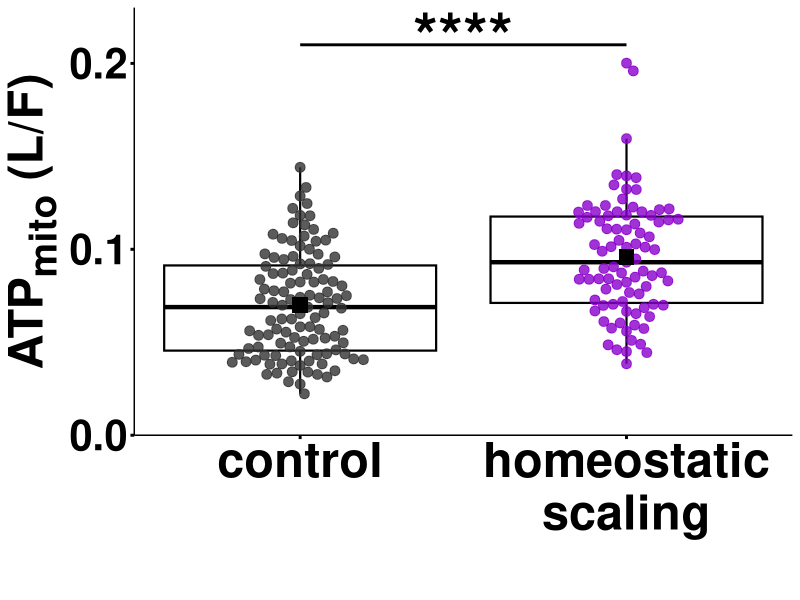
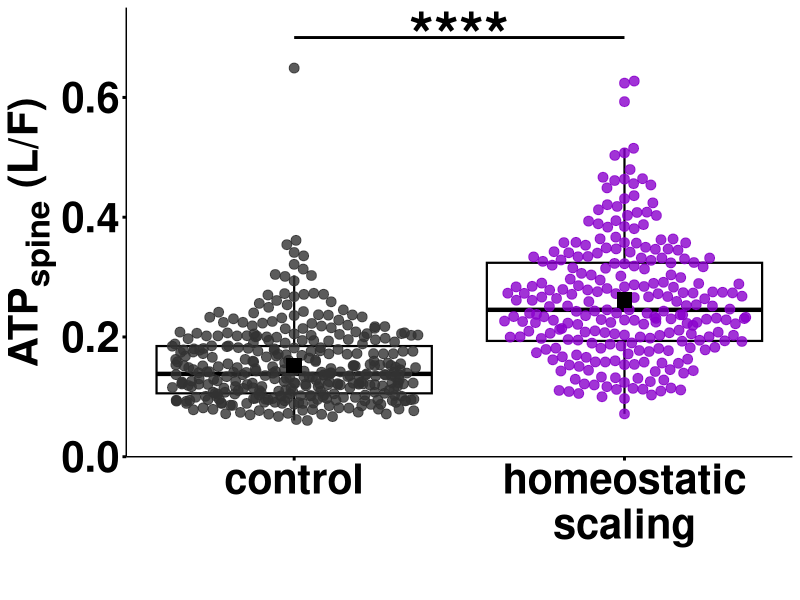
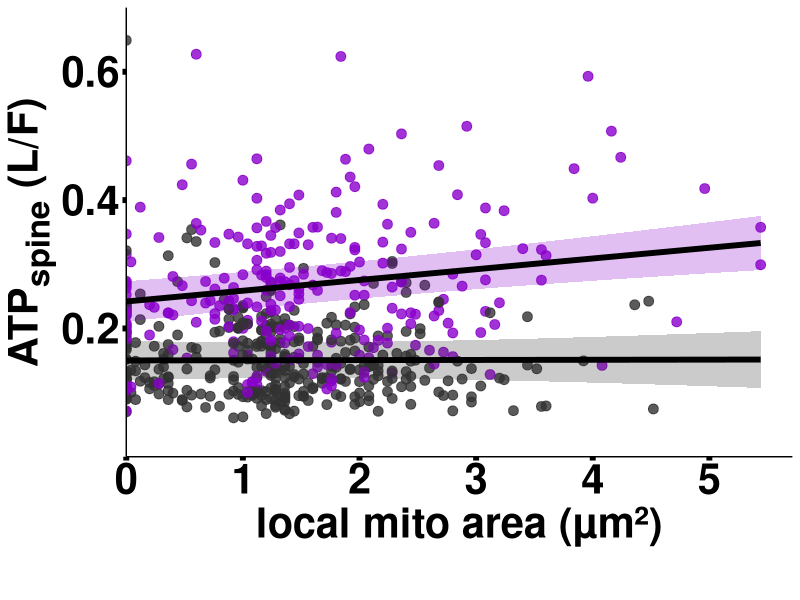

Source code (R) for these figures, in order:
## ---- chunk 1

# Global chunk options: hide messages & warnings everywhere
knitr::opts_chunk$set(
  message = FALSE,
  warning = FALSE,
  echo = TRUE
)
## ---- chunk 2
# === Libraries ===
library(dplyr)
library(readr)
library(ggplot2)
library(ggbeeswarm)
library(rstatix)
library(car)        # for Levene's test
library(ggtext)     # for element_markdown()

# === Load data (without Dish) ===
LbyF_df <- read_csv("./Mito LbyF.csv")
LbyF_df %>% arrange(Date, Condition, Cell)

# === Animals per condition (check) ===
LbyF_df %>%
  distinct(Date, Condition) %>%
  count(Condition, name = "n_animal")
# === Cells per condition (check) ===
LbyF_df %>%
  distinct(Date, Condition, Cell) %>%
  count(Condition, name = "n_cell")
# === Spines per condition (check) ===
LbyF_df %>%
  count(Condition, name = "n_mito")

# === Normality and test selection ===
if (TRUE) {
  
  # 1. Shapiro-Wilk test for normality per group
  shapiro_results <- LbyF_df %>%
    group_by(Condition) %>%
    summarise(
      shapiro_p = shapiro.test(LbyF)$p.value,
      .groups = "drop"
    )
  shapiro_results
  
  # 2. If all groups pass Shapiro -> check variance with Levene
  if (all(shapiro_results$shapiro_p > 0.05)) {
    levene <- leveneTest(LbyF ~ Condition, data = LbyF_df, center = median)
    levene
    
    # 3a. Equal variances -> Student’s t-test
    if (levene$`Pr(>F)`[1] > 0.05) {
      stat_res <- t.test(LbyF ~ Condition, data = LbyF_df, var.equal = TRUE)
      test_used <- "Student's t-test"
      
    # 3b. Unequal variances -> Welch’s t-test
    } else {
      stat_res <- t.test(LbyF ~ Condition, data = LbyF_df, var.equal = FALSE)
      test_used <- "Welch's t-test"
    }
    
  # 4. If any group fails Shapiro -> Wilcoxon rank-sum
  } else {
    stat_res <- wilcox.test(LbyF ~ Condition, data = LbyF_df, exact = FALSE)
    test_used <- "Wilcoxon rank-sum test"
  }
  
  # Output
  test_used
  stat_res
}

# === Prepare data for plotting ===
spacing_map <- c("Control" = 1, "TTX" = 2.2)
LbyF_df <- LbyF_df %>%
  filter(Condition %in% names(spacing_map)) %>%
  mutate(
    x_pos = spacing_map[Condition],
    Condition = factor(Condition, levels = c("Control", "TTX"))
  )

# === Build annotation (stars) ===
pval <- stat_res$p.value
p.signif <- case_when(
  pval < 0.0001 ~ "****",
  pval < 0.001  ~ "***",
  pval < 0.01   ~ "**",
  pval < 0.05   ~ "*",
  TRUE          ~ "ns"
)

test_results <- tibble(
  group1_x = spacing_map["Control"],
  group2_x = spacing_map["TTX"],
  y.position = 0.21,
  p.signif = p.signif
)

# === Final plot ===
ggplot(LbyF_df, aes(x = x_pos, y = LbyF, color = Condition)) +
  geom_boxplot(aes(group = x_pos), fill = NA, width = 1,
               outlier.shape = NA, size = 0.75, color = "black") +
  geom_beeswarm(cex = 3, priority = "random", size = 3, alpha = 0.8, corral = "random") +
  stat_summary(fun = mean, geom = "point", shape = 15, size = 5, color = "black") +
  geom_segment(data = test_results,
               aes(x = group1_x, xend = group2_x, y = y.position, yend = y.position),
               inherit.aes = FALSE, size = 1, color = "black") +
  geom_text(data = test_results,
            aes(x = (group1_x + group2_x)/2, y = y.position + 0.005, label = p.signif),
            inherit.aes = FALSE, size = 16, fontface = "bold") +
  scale_x_continuous(breaks = c(1, 2.2),
                     labels = c("control", "homeostatic\nscaling")) +
  scale_color_manual(values = c("grey20", "#8A00CB")) +
  scale_y_continuous(
    breaks = c(0, 0.1, 0.2),
    expand = c(0, 0)
  ) +
  coord_cartesian(ylim = c(0, 0.23)) +
  labs(x = "", y = "ATP<sub>mito</sub> (L/F)") +
  theme_classic() +
  theme(
    axis.title.y = element_markdown(),
    panel.grid = element_blank(),
    panel.background = element_rect(fill = "transparent"),
    plot.background = element_rect(fill = "transparent", color = NA),
    legend.position = "none",
    text = element_text(size = 35, color = "black", face = "bold"),
    axis.text.x = element_text(size = 35, face = "bold", color = "black"),
    axis.text.y = element_text(size = 30, face = "bold", color = "black"),
    axis.ticks = element_line(size = 1, color = "black"),
    axis.line = element_line(size = 0.5, colour = "black")
  )

## ---- chunk 3
# === Libraries ===
library(dplyr)
library(readr)
library(ggplot2)
library(ggbeeswarm)
library(rstatix)
library(car)        # for Levene's test
library(ggtext)     # for element_markdown()
library(emmeans)
library(lme4)
library(lmerTest)

# === Load data (without Dish) ===
LbyF_df <- read_csv("./Spine LbyF.csv")%>% 
  filter(Condition %in% c("Control", "TTX"))
LbyF_df%>% arrange(Date, Condition, Cell)
# === Animals per condition (check) ===
LbyF_df %>%
  distinct(Date, Condition) %>%
  count(Condition, name = "n_animal")
# === Cells per condition (check) ===
LbyF_df %>%
  distinct(Date, Condition, Dish, Cell) %>%
  count(Condition, name = "n_cell")
# === Spines per condition (check) ===
LbyF_df %>%
  count(Condition, name = "n_spines")

# === Normality and test selection ===
if (TRUE) {
  
  # 1. Shapiro-Wilk test for normality per group
  shapiro_results <- LbyF_df %>%
    group_by(Condition) %>%
    summarise(
      shapiro_p = shapiro.test(LbyF)$p.value,
      .groups = "drop"
    )
  shapiro_results
  
  # 2. If all groups pass Shapiro -> check variance with Levene
  if (all(shapiro_results$shapiro_p > 0.05)) {
    levene <- leveneTest(LbyF ~ Condition, data = LbyF_df, center = median)
    levene
    
    # 3a. Equal variances -> Student’s t-test
    if (levene$`Pr(>F)`[1] > 0.05) {
      stat_res <- t.test(LbyF ~ Condition, data = LbyF_df, var.equal = TRUE)
      test_used <- "Student's t-test"
      
    # 3b. Unequal variances -> Welch’s t-test
    } else {
      stat_res <- t.test(LbyF ~ Condition, data = LbyF_df, var.equal = FALSE)
      test_used <- "Welch's t-test"
    }
    
  # 4. If any group fails Shapiro -> Wilcoxon rank-sum
  } else {
    stat_res <- wilcox.test(LbyF ~ Condition, data = LbyF_df, exact = FALSE)
    test_used <- "Wilcoxon rank-sum test"
  }
  
  # Output
  test_used
  stat_res
}


# === Prepare data for plotting ===
spacing_map <- c("Control" = 1, "TTX" = 2.2)
LbyF_df <- LbyF_df %>%
  filter(Condition %in% names(spacing_map)) %>%
  mutate(
    x_pos = spacing_map[Condition],
    Condition = factor(Condition, levels = c("Control", "TTX"))
  )

# === Build annotation (stars) ===
pval <- stat_res$p.value
p.signif <- case_when(
  pval < 0.0001 ~ "****",
  pval < 0.001  ~ "***",
  pval < 0.01   ~ "**",
  pval < 0.05   ~ "*",
  TRUE          ~ "ns"
)

test_results <- tibble(
  group1_x = spacing_map["Control"],
  group2_x = spacing_map["TTX"],
  y.position = 0.7,
  p.signif = p.signif
)

# === Final plot ===
ggplot(LbyF_df, aes(x = x_pos, y = LbyF, color = Condition)) +
  geom_boxplot(aes(group = x_pos), fill = NA, width = 1,
               outlier.shape = NA, size = 0.75, color = "black") +
  geom_beeswarm(cex = 3, priority = "random", size = 3, alpha = 0.8, corral = "random") +
  stat_summary(fun = mean, geom = "point", shape = 15, size = 5, color = "black") +
  geom_segment(data = test_results,
               aes(x = group1_x, xend = group2_x, y = y.position, yend = y.position),
               inherit.aes = FALSE, size = 1, color = "black") +
  geom_text(data = test_results,
            aes(x = (group1_x + group2_x)/2, y = y.position + 0.005, label = p.signif),
            inherit.aes = FALSE, size = 16, fontface = "bold") +
  scale_x_continuous(breaks = c(1, 2.2),
                     labels = c("control", "homeostatic\nscaling")) +
  scale_color_manual(values = c("grey20", "#8A00CB")) +
  scale_y_continuous(
    breaks = c(0, 0.2, 0.4, 0.6, 0.8, 1.0, 1.2, 1.4),
    expand = c(0, 0)
  ) +
  coord_cartesian(ylim = c(0, 0.75)) +
  labs(x = "", y = "ATP<sub>spine</sub> (L/F)") +
  theme_classic() +
  theme(
    axis.title.y = element_markdown(),
    panel.grid = element_blank(),
    panel.background = element_rect(fill = "transparent"),
    plot.background = element_rect(fill = "transparent", color = NA),
    legend.position = "none",
    text = element_text(size = 30, color = "black", face = "bold"),
    axis.text.x = element_text(size = 30, face = "bold", color = "black"),
    axis.text.y = element_text(size = 30, face = "bold", color = "black"),
    axis.ticks = element_line(size = 1, color = "black"),
    axis.line = element_line(size = 0.5, colour = "black")
  )

## ---- chunk 4
# === Fit linear mixed model ===
# Model: ATP_spine (L/F) ~ local mito area × Condition
# Random effects: random intercepts for Date, nested Cell IDs
lmer_model <- lmer(
  LbyF ~ mito_area * Condition + (1 | date_id/cell_id_nested),
  data = LbyF_df
)

# Summarize fixed effects and variance-covariance matrix
summary(lmer_model)
coefs <- fixef(lmer_model)
vcov_mat <- as.matrix(vcov(lmer_model))


# === Build prediction grid ===
# Sequence of mito_area values across observed range
x_seq <- seq(
  min(LbyF_df$mito_area, na.rm = TRUE),
  max(LbyF_df$mito_area, na.rm = TRUE),
  length.out = 200
)


# === Delta method confidence intervals ===
# Function to compute model prediction and 95% CI
# separately for Control and TTX conditions
get_pred_ci <- function(condition, x) {
  if (condition == "Control") {
    mu <- coefs["(Intercept)"] + coefs["mito_area"] * x
    b <- c(1, x, 0, 0)
  } else if (condition == "TTX") {
    mu <- coefs["(Intercept)"] + coefs["ConditionTTX"] +
          (coefs["mito_area"] + coefs["mito_area:ConditionTTX"]) * x
    b <- c(1, x, 1, x)
  }
  se <- sqrt(as.numeric(t(b) %*% vcov_mat %*% b))
  data.frame(
    Condition = condition,
    mito_area = x,
    LbyF_pred = mu,
    ymin = mu - 1.96 * se,
    ymax = mu + 1.96 * se
  )
}

# Generate predictions for both conditions
pred_Control <- do.call(rbind, lapply(x_seq, function(x) get_pred_ci("Control", x)))
pred_TTX     <- do.call(rbind, lapply(x_seq, function(x) get_pred_ci("TTX", x)))
model_pred   <- rbind(pred_Control, pred_TTX)


# === Means for reference lines ===
# (optional summary of average mito_area and L/F per condition)
means <- LbyF_df %>%
  group_by(Condition) %>%
  summarise(
    mean_mito = mean(mito_area, na.rm = TRUE),
    mean_LbyF = mean(LbyF, na.rm = TRUE)
  )


# === Plotting ===
# Scatter points: raw data
# Ribbons: 95% CI bands
# Lines: fitted regression lines
max_x   <- max(LbyF_df$mito_area, na.rm = TRUE)
max_y   <- max(LbyF_df$LbyF, na.rm = TRUE)
y_upper <- max_y * 1.05

ggplot(LbyF_df, aes(x = mito_area, y = LbyF)) +
  geom_point(aes(color = Condition), alpha = 0.8, size = 3) +
  geom_ribbon(
    data = model_pred,
    aes(x = mito_area, ymin = ymin, ymax = ymax, fill = Condition),
    inherit.aes = FALSE, alpha = 0.25
  ) +
  geom_line(
    data = model_pred,
    aes(x = mito_area, y = LbyF_pred, group = Condition),
    color = "black",
    size = 2
  ) +
  scale_color_manual(values = c("Control" = "grey20", "TTX" = "#8A00CB")) +
  scale_fill_manual(values = c("Control" = "grey20", "TTX" = "#8A00CB")) +
  labs(
    x = "local mito area (µm²)\n",
    y = "ATP<sub>spine</sub> (L/F)"
  ) +
  theme_classic() +
  theme(
    axis.title.y    = element_markdown(),
    panel.grid      = element_blank(),
    panel.background= element_rect(fill = "transparent"),
    plot.background = element_rect(fill = "transparent", color = NA),
    legend.position = "none",
    text            = element_text(size = 30, color = "black", face = "bold"),
    axis.text.x     = element_text(size = 30, face = "bold", color = "black"),
    axis.text.y     = element_text(size = 30, face = "bold", color = "black"),
    axis.ticks      = element_line(size = 2, color = "black"),
    axis.line       = element_line(size = 0.5, colour = "black"),
    strip.background= element_blank(),
    strip.text      = element_text(size = 30, face = "bold", color = "black"),
    panel.spacing   = unit(0.5, "in")
  ) +
  scale_y_continuous(
    breaks = c(0.2, 0.4, 0.6, 0.8, 1.0, 1.2),
    limits = c(0, 0.7),
    expand = c(0, 0)
  ) +
  scale_x_continuous(
    limits = c(0, max_x*1.05),
    expand = c(0, 0)
  )


# === Test slope ===
test(emtrends(lmer_model, ~ Condition, var = "mito_area"))
